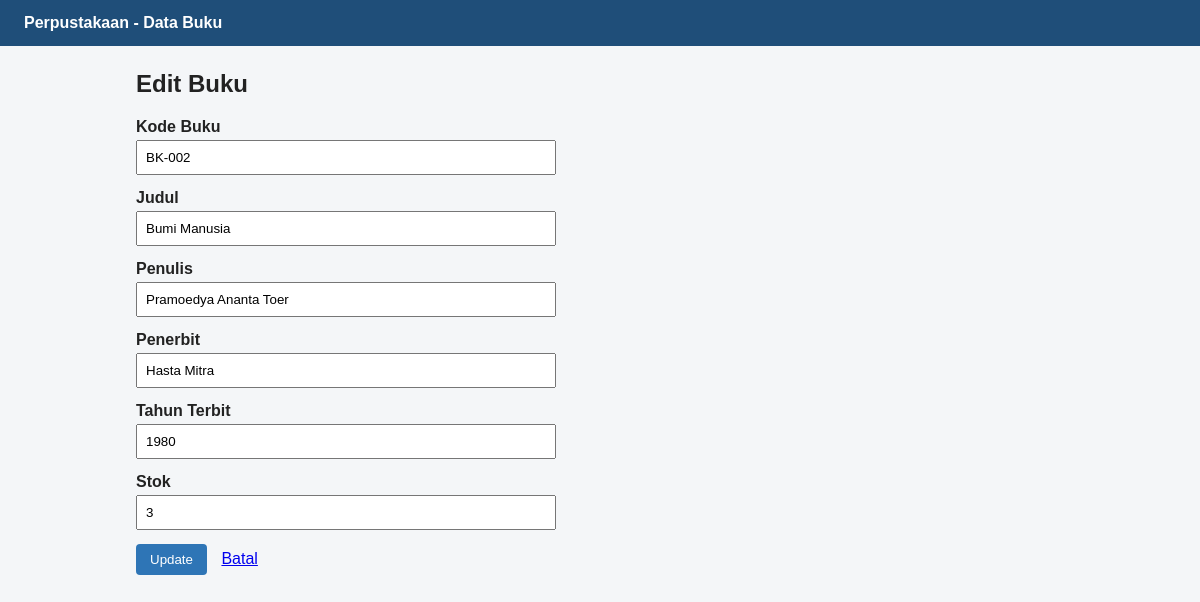
The page /index.php?page=buku&action=edit&id=2 on the database its author committed.
### tables this page shows
CREATE TABLE `buku` (
  `id` int(11) NOT NULL,
  `kode` varchar(20) NOT NULL,
  `judul` varchar(150) NOT NULL,
  `penulis` varchar(100) NOT NULL,
  `penerbit` varchar(100) NOT NULL,
  `tahun_terbit` smallint(5) UNSIGNED NOT NULL,
  `stok` int(10) UNSIGNED NOT NULL DEFAULT 0,
  `created_at` timestamp NOT NULL DEFAULT current_timestamp()
);

### app/controllers/BukuController.php (called while the page is built, shortened)
<?php
class BukuController
{
    private function pullOld(): array
    {
        $old = $_SESSION['old'] ?? [];
        return $old;
    }
    public function edit(): void
    {
        $id   = (int) ($_GET['id'] ?? 0);
        $buku = $this->model->findById($id);
        $form  = $this->pullOld() ?: $buku;
        require __DIR__ . '/../views/buku/edit.php';
    }
}

### app/models/buku.php (called while the page is built, shortened)
<?php
class Buku
{
    public function findById(int $id): array|false
    {
        $stmt = $this->db->prepare(
            'SELECT id, kode, judul, penulis, penerbit, tahun_terbit, stok
             FROM buku WHERE id = :id'
        );
        $stmt->execute([':id' => $id]);
        return $stmt->fetch();
    }
}

### app/views/buku/_form.php (the view, shortened to what this page needs)
<form method="post" action="<?= htmlspecialchars($action ?? '', ENT_QUOTES, 'UTF-8') ?>">
    <div class="field">
        <label for="kode">Kode Buku</label>
        <input
            type="text"
            id="kode"
            name="kode"
            maxlength="20"
            required
            value="<?= htmlspecialchars($form['kode'] ?? '', ENT_QUOTES, 'UTF-8') ?>"
        >
    </div>
    <div class="field">
        <label for="judul">Judul</label>
        <input
            type="text"
            id="judul"
            name="judul"
            maxlength="150"
            required
            value="<?= htmlspecialchars($form['judul'] ?? '', ENT_QUOTES, 'UTF-8') ?>"
        >
    </div>
    <div class="field">
        <label for="penulis">Penulis</label>
        <input
            type="text"
            id="penulis"
            name="penulis"
            maxlength="100"
            required
            value="<?= htmlspecialchars($form['penulis'] ?? '', ENT_QUOTES, 'UTF-8') ?>"
        >
    </div>
    <div class="field">
        <label for="penerbit">Penerbit</label>
        <input
            type="text"
            id="penerbit"
            name="penerbit"
            maxlength="100"
            required
            value="<?= htmlspecialchars($form['penerbit'] ?? '', ENT_QUOTES, 'UTF-8') ?>"
        >
    </div>
    <div class="field">
        <label for="tahun_terbit">Tahun Terbit</label>
        <input
            type="number"
            id="tahun_terbit"
            name="tahun_terbit"
            min="1000"
            max="<?= (int) date('Y') + 1 ?>"
            required
            value="<?= htmlspecialchars((string) ($form['tahun_terbit'] ?? ''), ENT_QUOTES, 'UTF-8') ?>"
        >
    </div>
    <div class="field">
        <label for="stok">Stok</label>
        <input
            type="number"
            id="stok"
            name="stok"
            min="0"
            required
            value="<?= htmlspecialchars((string) ($form['stok'] ?? ''), ENT_QUOTES, 'UTF-8') ?>"
        >
    </div>
    <button type="submit" class="btn">
        <?= htmlspecialchars($submitLabel ?? 'Simpan', ENT_QUOTES, 'UTF-8') ?>
    </button>
    <a href="index.php?page=buku" class="btn-link">Batal</a>
</form>

### public/css/style.css (style rules this page uses)
* { box-sizing: border-box; }
body { margin: 0; font-family: Arial, sans-serif; background: #f4f6f8; color: #222; }
.btn, button { background: #2e75b6; color: #fff; border: 0; padding: 8px 14px; border-radius: 4px; cursor: pointer; text-decoration: none; }
.btn-link { margin-left: 10px; }
.field { margin-bottom: 14px; }
.field label { display: block; margin-bottom: 4px; font-weight: bold; }
.field input { width: 100%; max-width: 420px; padding: 8px; }

### rows shown on the page
buku: kode "BK-002", judul "Bumi Manusia", penulis "Pramoedya Ananta Toer", penerbit "Hasta Mitra", tahun_terbit "1980", stok "3"

### other values the page prints
$submitLabel "Update"
